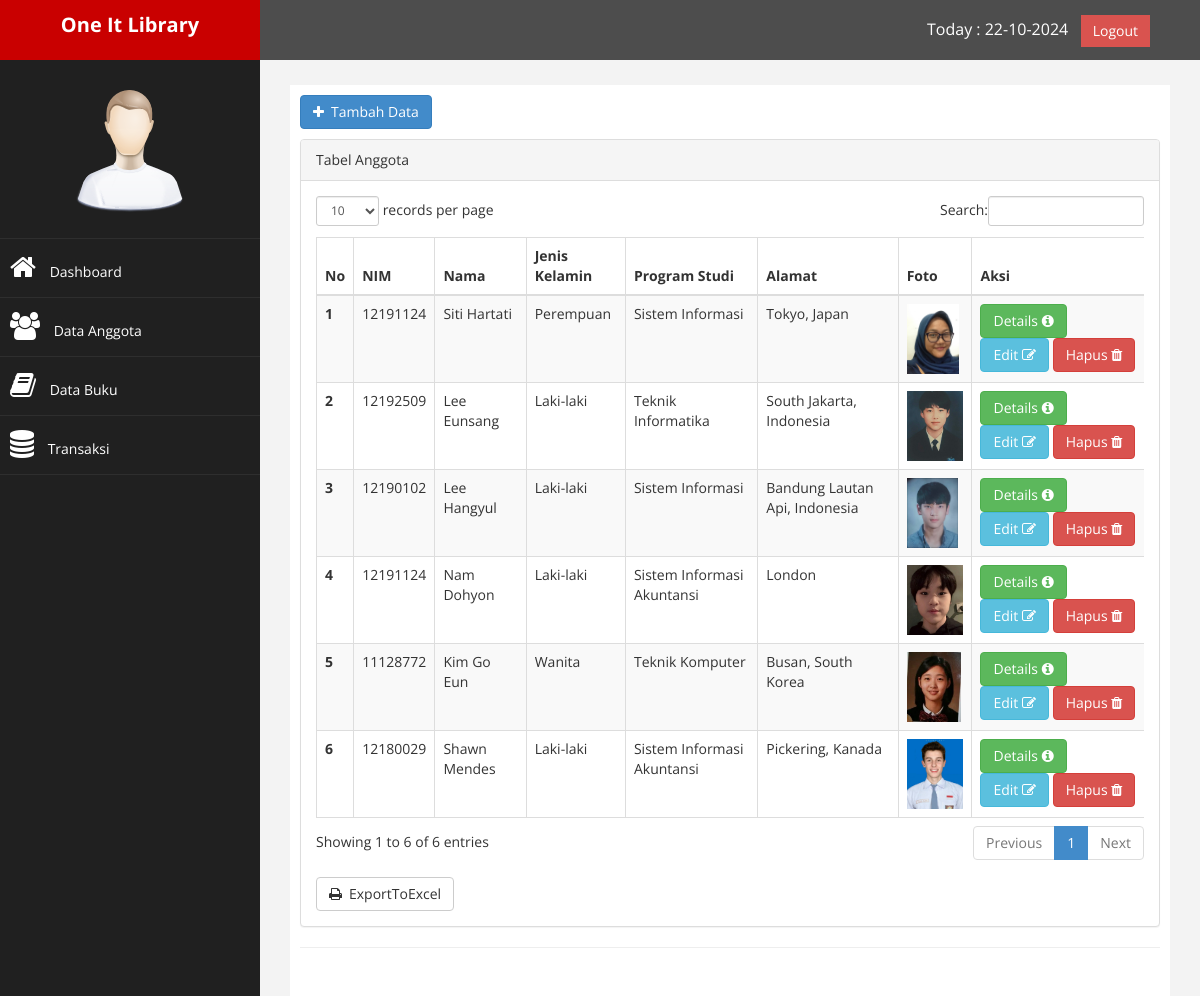
/index.php?page=anggota (signed in), run on the app's committed database.
### tables this page shows
CREATE TABLE `tb_anggota` (
  `id` int(11) NOT NULL,
  `nim` varchar(200) NOT NULL,
  `nama` varchar(200) NOT NULL,
  `jk` varchar(200) NOT NULL,
  `jurusan` varchar(200) NOT NULL,
  `alamat` text NOT NULL,
  `gambar` varchar(200) NOT NULL
);

### page/anggota/anggota.php (the view)
<a href="?page=anggota&aksi=tambah" class="btn btn-primary" style="margin-bottom: 10px; " ><i class="fa fa-plus" style="margin-right: 7px;"> </i>Tambah Data</a>
<div class="row">
                <div class="col-md-12">
                    <div class="panel panel-default">
                        <div class="panel-heading">
                             Tabel Anggota
                        </div>
                        <div class="panel-body">
                            <div class="table-responsive">
                                <table class="table table-striped table-bordered table-hover" id="dataTables-example">
                                    <thead>
                                        <tr>
                                            <th>No</th>
											<th>NIM</th>
											<th>Nama</th>
											<th>Jenis Kelamin</th>
											<th>Program Studi</th>
											<th>Alamat</th>
											<th>Foto</th>
											<th>Aksi</th>
                                        </tr>
                                    </thead>
                                    <tbody>
                                    	<?php
										 	$mahasiswa = $mysqli->query("SELECT * FROM tb_anggota ");
										 	$no = 0;
										 	while( $m = $mahasiswa->fetch_assoc()){
											$no++;
										 ?>
                                    	<tr>
                                    		<th scope="row"><?= $no; ?></th>
										  	<td><?= $m["nim"]; ?></td>
										  	<td><?= $m["nama"]; ?></td>
										  	<td><?= $m["jk"]; ?></td>
										  	<td><?= $m["jurusan"]; ?></td>
										  	<td><?= $m["alamat"]; ?></td>
										  	<td><img src="images/anggota/<?= $m["gambar"]; ?>" height="70"></td>
										  	<td>
										  		<a href="?page=anggota&aksi=details&id=<?php echo $m['id'];?>" class="btn btn-success">Details <i class="fa fa-info-circle text-white"></i></a></button>
										  		<a href="?page=anggota&aksi=edit&id=<?php echo $m['id'];?>" class="btn btn-info">Edit <i class="fa fa-edit text-white"></i></a></button>
												<a href="?page=anggota&aksi=delete&id=<?php echo $m['id']; ?>" class="btn btn-danger" onclick="return confirm('Anda yakin mau menghapus data ini?');">Hapus <i class="fa fa-trash text-white"></i></a>
										  	</td>
										  <?php } ?>
                                    	</tr>
                                    </tbody>
                                </table>
                            </div>
                            <a href="./laporan/laporan_anggota_exel.php" class="btn btn-default" target="blank" style="margin-top: 10px; "><i class="fa fa-print" style="margin-right: 7px;"> </i>ExportToExcel</a>

### index.php (shortened to what this page needs)
<!DOCTYPE html>
<html xmlns="http://www.w3.org/1999/xhtml">
<head>
    <link href="assets/css/bootstrap.css" rel="stylesheet" />
    <link href="assets/css/font-awesome.css" rel="stylesheet" />
    <link href="assets/css/custom.css" rel="stylesheet" />
    <link href="assets/js/dataTables/dataTables.bootstrap.css" rel="stylesheet" />
  <link rel="stylesheet" href="assets/css/bootstrap-datepicker.min.css">
</head>
<?php
    if (empty ($_SESSION['username']) AND empty($_SESSION['passuser'])) {
        echo "<center><br><br><br><br><br><br><br><br><br><br><br><div><img src='images/warning.png' height=180 width=200></div><br>";
        echo "<center> Untuk mengakses admin One-IT Library <br> <b> anda harus login terlebih dahulu</b>";
        echo "<meta http-equiv='Refresh' content='4; URL=login.php'>";
    }else{
 ?>
<body>
    <div id="wrapper">
        <nav class="navbar navbar-default navbar-cls-top " role="navigation" style="margin-bottom: 0">
            <div class="navbar-header">
                <a class="navbar-brand" href="index.php">One It Library</a>
            </div>
  <div style="color: white;
padding: 15px 50px 5px 50px;
float: right;
font-size: 16px;"> Today : <?php $d=date('d-m-Y'); echo "$d"; ?>  &nbsp; <a href="login.php" class="btn btn-danger square-btn-adjust">Logout</a> </div>
        </nav>
                <nav class="navbar-default navbar-side" role="navigation">
            <div class="sidebar-collapse">
                <ul class="nav" id="main-menu">
				<li class="text-center">
                    <img src="assets/img/find_user.png" class="user-image img-responsive"/>
					</li>
                    <li>
                        <a  href="?home.php"><i class="fa fa-home fa-2x"></i> Dashboard</a>
                    </li>
                    <li>
                        <a  href="?page=anggota"><i class="fa fa-users fa-2x"></i> Data Anggota</a>
                    </li>
                    <li>
                        <a  href="?page=buku"><i class="fa fa-book fa-2x"></i> Data Buku</a>
                    </li>
                    <li>
                        <a  href="?page=transaksi"><i class="fa fa-database fa-2x"></i> Transaksi</a>
                    </li>
                </ul>
            </div>
        </nav>
        <div id="page-wrapper" >
            <div id="page-inner">
                <div class="row">
                    <div class="col-md-12">
                        <?php
                             include "pages.php";
                        ?>
                    </div>
                </div>
                 <hr />
    </div>
            </div>
        </div>
 <?php } ?>
</body>
</html>

### pages.php (shortened to what this page needs)
<?php
                    include "koneksi.php";
                        $page = isset($_GET['page']) ? $_GET['page'] : "";
                        $aksi = isset($_GET['aksi']) ? $_GET['aksi'] : "";
                        if ($page == "buku") {
                            if ($aksi == "") {
                                include "page/buku/buku.php";
                            }elseif ($aksi == "tambah") {
                                include "page/buku/tambah.php";
                            }elseif ($aksi == "create") {
                                include "page/buku/create.php";
                            }elseif ($aksi == "delete") {
                                include "page/buku/delete.php";
                            }elseif ($aksi == "edit") {
                                include "page/buku/edit.php";
                            }elseif ($aksi == "update") {
                                include "page/buku/update.php";
                            }
                        }elseif ($page == "anggota") {
                            if ($aksi == "") {
                                include "page/anggota/anggota.php";
                            }elseif ($aksi == "tambah") {
                                include "page/anggota/tambah.php";
                            }elseif ($aksi == "create") {
                                include "page/anggota/create.php";
                            }elseif ($aksi == "delete") {
                                include "page/anggota/delete.php";
                            }elseif ($aksi == "edit") {
                                include "page/anggota/edit.php";
                            }elseif ($aksi == "update") {
                                include "page/anggota/update.php";
                            }elseif ($aksi == "details") {
                                include "page/anggota/details.php";
                            }
                        }elseif ($page == ""){
                            include "home.php";
                        }
                   ?>

### assets/css/custom.css (style rules this page uses)
body { font-family: 'Open Sans', sans-serif; }
#wrapper { width: 100%; background:#202020; }
#page-wrapper { padding: 15px 15px; min-height: 600px; background:#F3F3F3; }
#page-inner { width:100%; margin:10px 20px 10px 0px; background-color:#fff!important; padding:10px; min-height:1200px; }
.text-center { text-align:center; }
.square-btn-adjust { border: 0px solid transparent; -webkit-border-radius: 0px; -moz-border-radius: 0px; border-radius: 0px; }
.user-image { margin: 25px auto; -webkit-border-radius: 10px; -moz-border-radius: 10px; border-radius: 10px; max-height:170px; max-width:170px; }
.navbar-cls-top .navbar-brand { color: #fff; background: #000000; width: 260px; text-align: center; height: 60px; font-size: 20px; font-weight: 700; }
.sidebar-collapse , .sidebar-collapse .nav { background:none; }
.sidebar-collapse .nav { padding:0; }
.sidebar-collapse .nav > li > a { color:#fff; background:#202020; text-shadow:none; }
.sidebar-collapse > .nav > li > a { padding:15px 10px; }
.sidebar-collapse > .nav > li { border-bottom: 1px solid rgba(107, 108, 109, 0.19); }
.navbar-side { border:none; background-color: #202020; }
.navbar-cls-top { background:#4D4D4D; border-bottom:none; }
.navbar-default { border:0px solid black; }
.navbar-header { background: #A70303; }
.nav > li > a > i { margin-right:10px; }
@media (min-width:768px) { #page-wrapper { margin: 0 0 0 260px; padding: 15px 30px; min-height: 1200px; } }
@media (min-width:768px) { .navbar-side { z-index: 1; position: absolute; width: 260px; } }
@media (min-width:768px) { .navbar { border-radius: 0px; } }

### data on the page
tb_anggota: nim "12191124", nama "Siti Hartati", jk "Perempuan", jurusan "Sistem Informasi", alamat "Tokyo, Japan", gambar (picture)
tb_anggota: nim "12192509", nama "Lee Eunsang", jk "Laki-laki", jurusan "Teknik Informatika", alamat "South Jakarta, Indonesia", gambar (picture)
tb_anggota: nim "12190102", nama "Lee Hangyul", jk "Laki-laki", jurusan "Sistem Informasi", alamat "Bandung Lautan Api, Indonesia", gambar (picture)
tb_anggota: nim "12191124", nama "Nam Dohyon", jk "Laki-laki", jurusan "Sistem Informasi Akuntansi", alamat "London", gambar (picture)
tb_anggota: nim "11128772", nama "Kim Go Eun", jk "Wanita", jurusan "Teknik Komputer", alamat "Busan, South Korea", gambar (picture)
tb_anggota: nim "12180029", nama "Shawn Mendes", jk "Laki-laki", jurusan "Sistem Informasi Akuntansi", alamat "Pickering, Kanada", gambar (picture)
